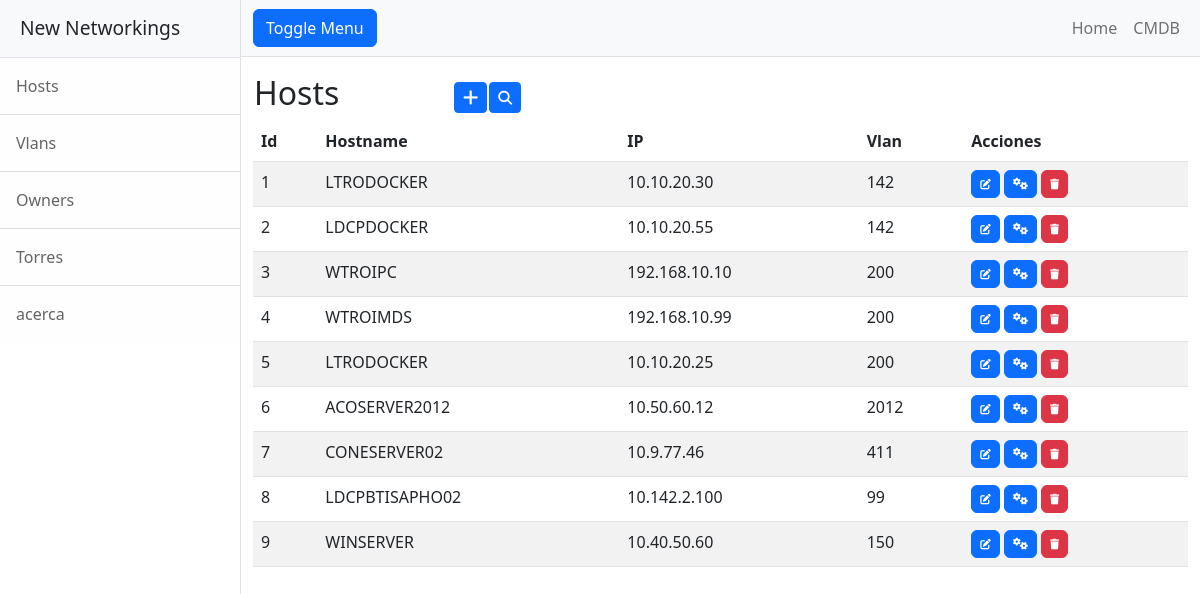
The app's page /hosts/, older data.
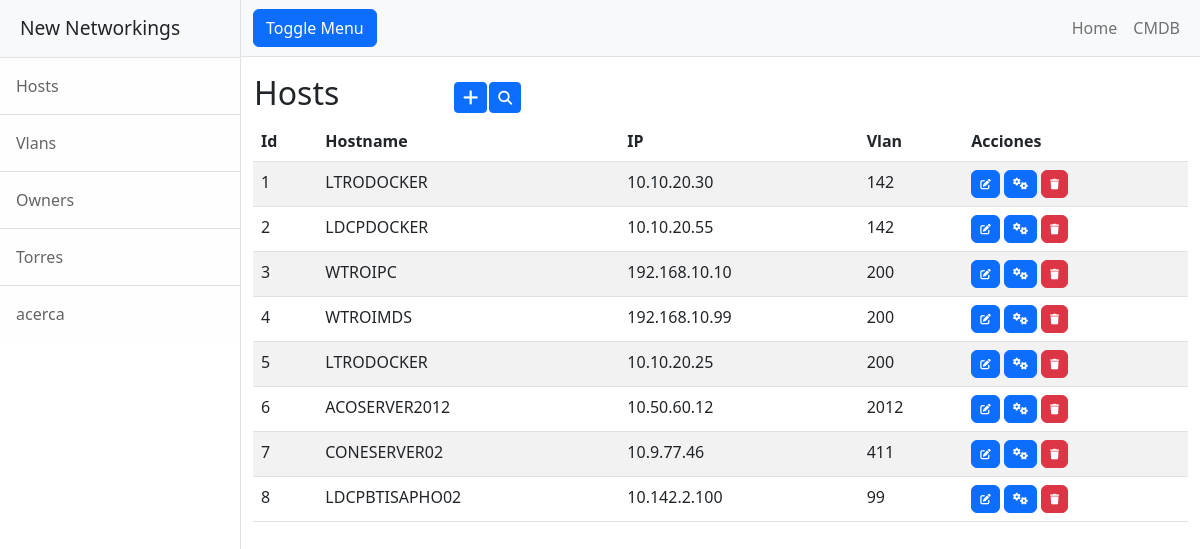
The same page, newer data.
### entidades/models.py (models this page shows)
class Hosts(models.Model):
    host_name = models.CharField(max_length=50)
    host_ip = models.CharField(max_length=18)
    host_vlan = models.IntegerField()

### entidades/views.py (the view)
# urls.py: path('hosts/', hosts, name="hosts"),
def hosts(request):
     contexto = {"hosts": Hosts.objects.all()}
     return render(request, "entidades/hosts.html", contexto)

### entidades/templates/entidades/hosts.html (shortened to what this page needs)
{% extends "entidades/index.html" %}
{% block contenido %}
<table>
    <tr>
        <td width="200"><h2>Hosts</h2></td>
        <td>
            <a
            href="{% url 'hostsForm' %}"
            class="btn btn-primary btn-sm"
            >
            </a>
        </td>
        <td>
            <a
            href="{% url 'buscarHosts' %}"
            class="btn btn-primary btn-sm"
            ><i class="fa-solid fa-magnifying-glass" title="Buscar"></i>
            </a>
        </td>
    </tr>
</table>
<table class="table table-striped">
    <thead>
        <tr>
            <th>Id</th>
            <th>Hostname</th>
            <th>IP</th>
            <th>Vlan</th>
            <th>Acciones</th>
        </tr>
    </thead>
    <tbody>
    {% for c in hosts  %}
        <tr>
            <td>{{ c.id }}</td>
            <td>{{ c.host_name }}</td>
            <td>{{ c.host_ip }}</td>
            <td>{{ c.host_vlan }}</td>
            <td>
                <a
                  href="{% url 'hostsUpdate' c.id %}"
                  class="btn btn-primary"
                  style="--bs-btn-padding-y: .25rem; --bs-btn-padding-x: .5rem; --bs-btn-font-size: .75rem;"
                  >
                </a>
                <a
                href=""
                class="btn btn-primary"
                style="--bs-btn-padding-y: .25rem; --bs-btn-padding-x: .5rem; --bs-btn-font-size: .75rem;"
                ><i class="fa-solid fa-gears" title="Check"></i>
              </a>
                <a
                  href="{% url 'hostsDelete' c.id %}"
                  class="btn btn-danger"
                  style="--bs-btn-padding-y: .25rem; --bs-btn-padding-x: .5rem; --bs-btn-font-size: .75rem;"
                  >
                </a>
            </td>
        </tr>
    {% endfor %}
    </tbody>
</table>
{% endblock contenido %}

Row changes from the older to the newer data that the page shows:
removed Hosts: id "9", host_name "WINSERVER", host_ip "10.40.50.60", host_vlan "150"
